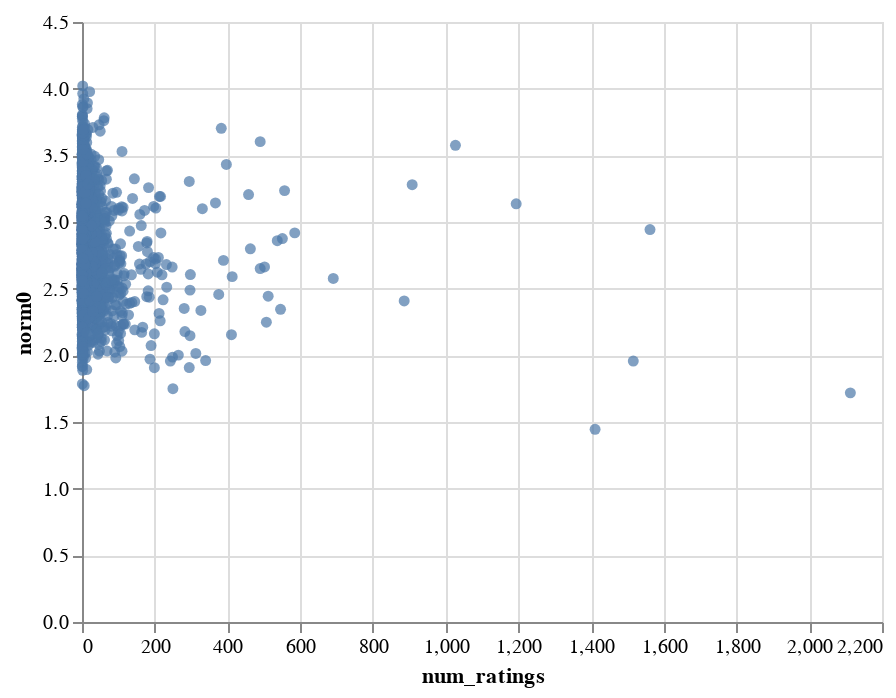

Notebook code cell kept with this figure:
### Code cell
plant_embedding_norm(model)

### Figure 1 — Vega-Lite specification as saved in the notebook (floating-point values rounded to 4 significant figures; data arrays with more than 128 entries replaced by an {"elided": "..."} marker saying what was removed)
{"config": {"view": {"continuousWidth": 400, "continuousHeight": 300}}, "hconcat": [{"layer": [{"mark": "circle", "encoding": {"color": {"condition": {"value": "#4c78a8", "selection": "selector003"}, "value": "lightgray"}, "x": {"type": "quantitative", "field": "num_ratings"}, "y": {"type": "quantitative", "field": "norm0"}}, "selection": {"selector004": {"type": "single", "encodings": ["x", "y"], "on": "mouseover", "nearest": true, "empty": "none"}, "selector003": {"type": "interval"}}}, {"mark": {"type": "text", "align": "center", "dx": 5, "dy": -5}, "encoding": {"text": {"condition": {"type": "nominal", "field": "Scientific Name", "selection": "selector004"}, "value": ""}, "x": {"type": "quantitative", "field": "num_ratings"}, "y": {"type": "quantitative", "field": "norm0"}}}]}], "data": {"name": "data-d24933f2421c0e37cd0ebe5a8524bbd3"}, "$schema": "https://vega.github.io/schema/vega-lite/v4.8.1.json", "datasets": {"data-d24933f2421c0e37cd0ebe5a8524bbd3": {"elided": "3221 records"}}}
